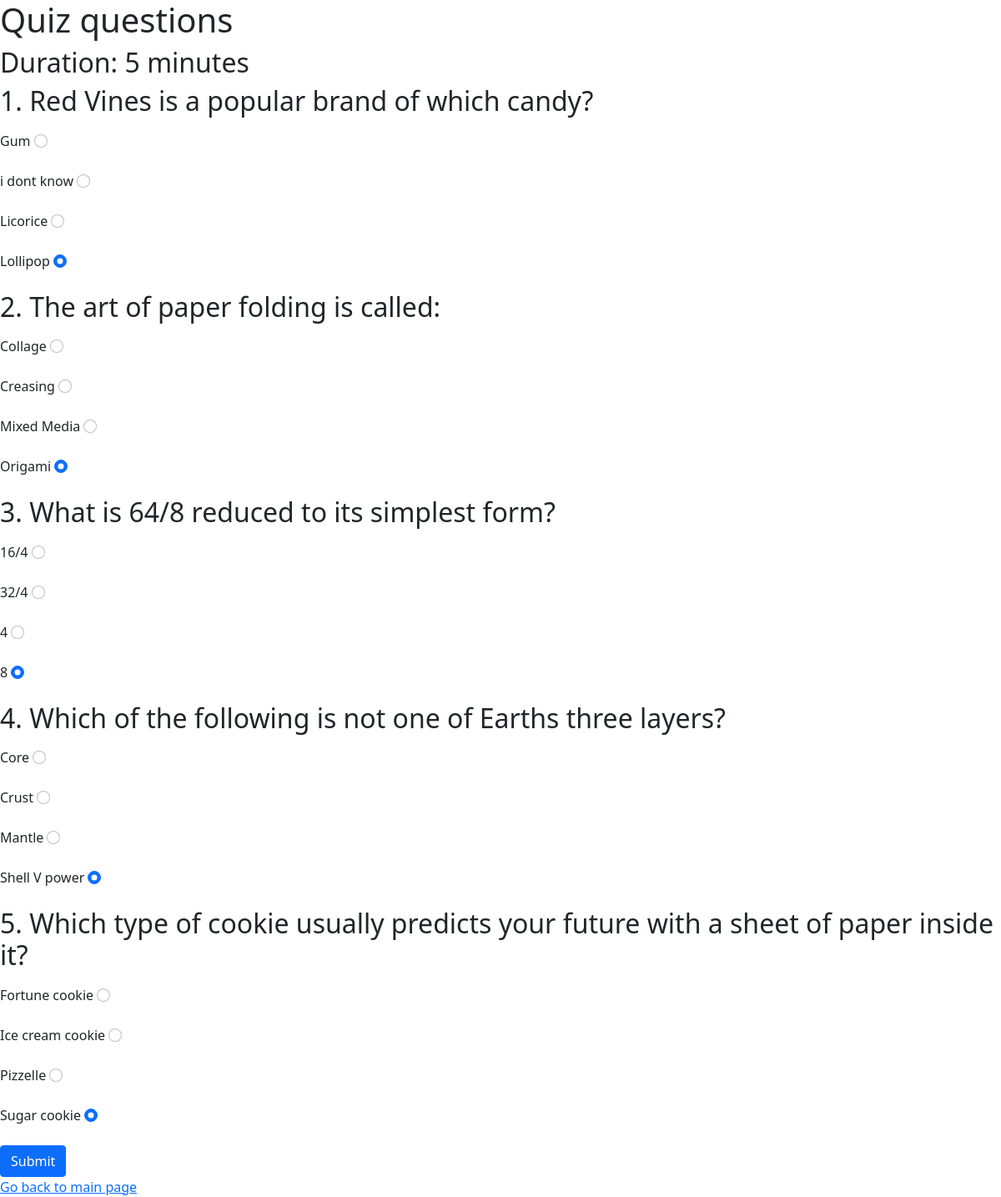
The page /quiz.php?id=16&duration=5 on the database its author committed.
### tables this page shows
CREATE TABLE `question` (
  `quiz_id` int(10) UNSIGNED NOT NULL,
  `question` varchar(500) NOT NULL,
  `options` varchar(200) NOT NULL,
  `answer` varchar(200) NOT NULL
);

### quiz.php (the view, shortened to what this page needs)
<?php
	$pdo = new pdo("mysql:host=localhost;dbname=cw2", "root", "");
	$pdo->setAttribute(PDO::ATTR_ERRMODE, PDO::ERRMODE_WARNING);
	if(empty($_POST)){
		echo(questions($pdo));
	}
	else{
		process_attempt($pdo);
	}
	function questions($pdo){
		$start = html_start();
		$middle = "";
		$end = html_end();
		$previous_question = "";
		$quiz_id = $_GET['id'];
		$sql = "SELECT * FROM question
				WHERE quiz_id = $quiz_id";
		$stmt = $pdo->prepare($sql);
		$stmt->execute();
		$stmt->setFetchMode(PDO::FETCH_ASSOC);
		$i = 0;
		while ($row = $stmt->fetch()) {
			$question = $row['question'];
			$option = $row['options'];
			$answer = $row['answer'];
			if($question != $previous_question){
				$i = $i + 1;
				if($_SESSION['type'] == "Teacher"){
					$middle .= "<div class='mb-3'>
									<h2>$i. $question</h2>
									<a href='edit_question.php?id=$quiz_id&question=$question'>Edit/Delete Question</a>
								</div>";
				}
				else{
					$middle .= "<div class='mb-3'>
									<h2>$i. $question</h2>
								</div>";
				}
			}
			$middle .= "<div class='mb-3'>
						    <label for='4' class='form-label'>$option</label>
						    <input type='radio' class='form-check-input' name='$i' id='4' value='$option.:.:.$answer' checked='checked'>
					  	</div>";
			$previous_question = $question;
		}
		return $start . $middle . $end;
	}
	function html_start(){
		$duration = $_GET['duration'];
		return '<!DOCTYPE html>
				<html>
				<head>
					<meta charset="utf-8">
					<meta name="viewport" content="width=device-width, initial-scale=1">
					<link href="https://cdn.jsdelivr.net/npm/bootstrap@5.0.2/dist/css/bootstrap.min.css" rel="stylesheet">
					<title>Quiz questions</title>
				</head>
				<body>
					<h1>Quiz questions</h1>
					<h2>Duration: ' . $duration . ' minutes</h2>
					<form method="POST">';
	}
	function html_end(){
		$duration = $_GET['duration'];
		return '<script type="text/javascript">
					setTimeout(function() {document.getElementById("submit").click();},' . intval($duration) * 60 *1000 . ');
				</script>
				<input type="submit" value="Submit" class="btn btn-primary" id="submit">
				</form>
				<a href="main.php" class="link-primary">Go back to main page</a>
			</body>
			</html>';
	}
?>

### rows shown on the page
question: question "Red Vines is a popular brand of which candy?", options "Gum"
question: options "i dont know"
question: options "Licorice"
question: options "Lollipop"
question: question "The art of paper folding is called:", options "Collage"
question: options "Creasing"
question: options "Mixed Media"
question: options "Origami"
question: question "What is 64/8 reduced to its simplest form?", options "16/4"
question: options "32/4"
question: options "4"
question: options "8"
question: question "Which of the following is not one of Earths three layers?", options "Core"
question: options "Crust"
question: options "Mantle"
question: options "Shell V power"
question: question "Which type of cookie usually predicts your future with a sheet of paper inside it?", options "Fortune cookie"
question: options "Ice cream cookie"
question: options "Pizzelle"
question: options "Sugar cookie"

### other values the page prints
$duration "5"
